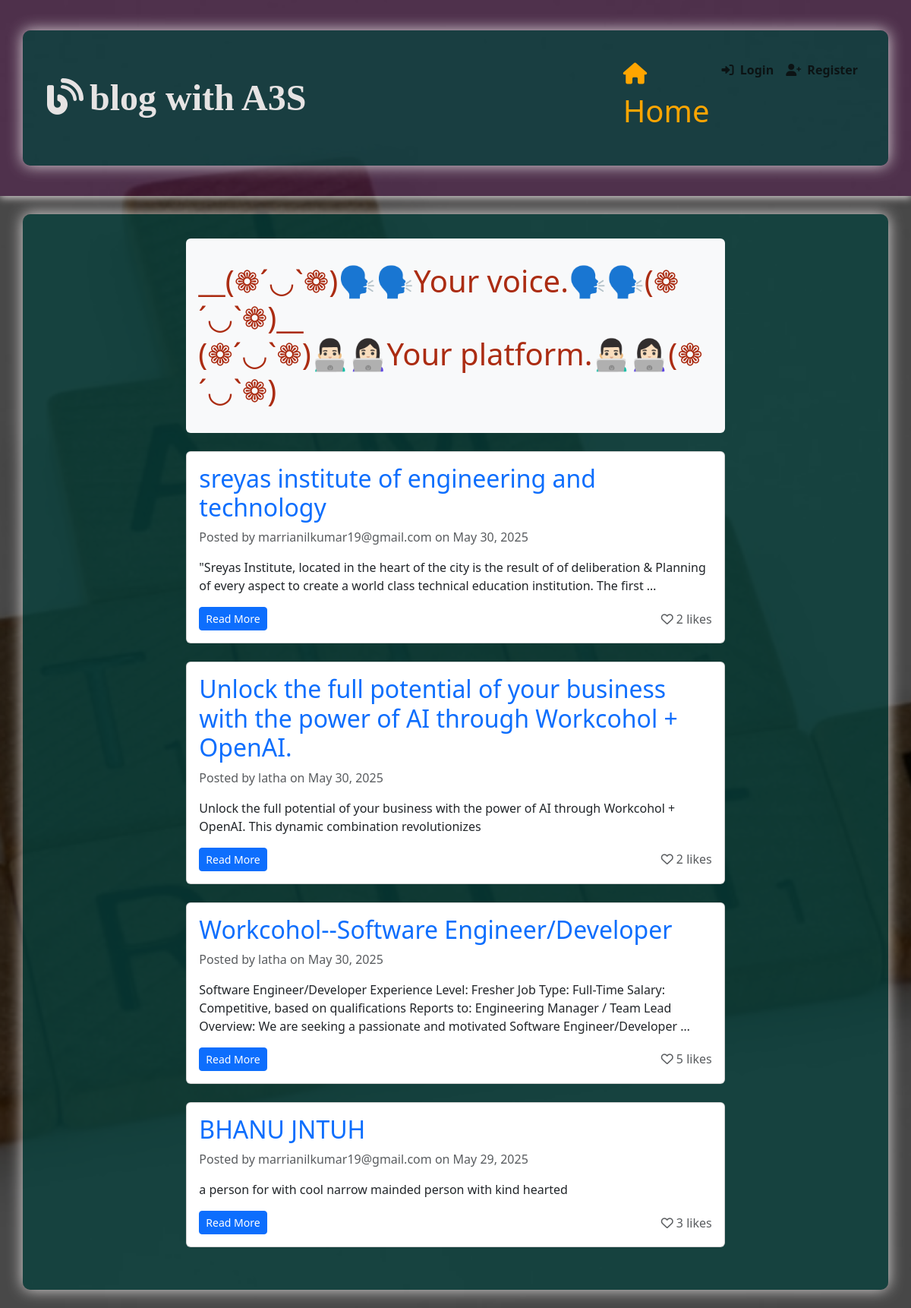
/home/, run on the app's committed database.
### blog/models.py (models this page shows, shortened)
class Post(models.Model):
    title = models.CharField(max_length=100)
    content = models.TextField()
    date_posted = models.DateTimeField(default=timezone.now)
    author = models.ForeignKey(User, on_delete=models.CASCADE)
    likes = models.ManyToManyField(User, related_name='blog_posts')
    image = models.ImageField(upload_to='post_images/', null=True, blank=True)
    video = models.FileField(upload_to='post_videos/', null=True, blank=True)
    def total_likes(self):
        return self.likes.count()

### blog/views.py (the view)
# urls.py: path('home/', views.home, name='home'),
def home(request):
    posts = Post.objects.all().order_by('-date_posted')
    return render(request, 'blog/home.html', {'posts': posts})

### blog/templates/blog/home.html (shortened to what this page needs)
{% extends "blog/base.html" %}
{% block content %}
<div class="row">
    <div class="col-md-8 mx-auto">
        <div class="quote-box animate__animated animate__fadeInLeft mb-4 p-3 bg-light rounded">
            <blockquote class="blockquote">
                <p><h1>__(❁´◡`❁)🗣️🗣️Your voice.🗣️🗣️(❁´◡`❁)__ <br>(❁´◡`❁)👨🏻‍💻👩🏻‍💻Your platform.👨🏻‍💻👩🏻‍💻(❁´◡`❁)</h1></p>
            </blockquote>
        </div>
        {% for post in posts %}
        <div class="card mb-4 animate__animated animate__fadeInUp">
            <div class="card-body">
                <h2 class="card-title"><a href="{% url 'post-detail' post.pk %}" class="text-decoration-none">{{ post.title }}</a></h2>
                <p class="card-text text-muted">Posted by {{ post.author }} on {{ post.date_posted|date:"F d, Y" }}</p>
                <p class="card-text">{{ post.content|truncatewords:30 }}</p>
                <div class="d-flex justify-content-between align-items-center">
                    <a href="{% url 'post-detail' post.pk %}" class="btn btn-primary btn-sm">Read More</a>
                    <span class="text-muted">
                        <i class="far fa-heart"></i> {{ post.total_likes }} likes
                    </span>
                </div>
            </div>
        </div>
        {% endfor %}
    </div>
</div>
{% endblock %}

### blog/templates/blog/base.html (shortened to what this page needs)
<!DOCTYPE html>
<html lang="en">
<head>
    <link href="https://cdn.jsdelivr.net/npm/bootstrap@5.3.0/dist/css/bootstrap.min.css" rel="stylesheet">
    <link rel="stylesheet" href="https://cdnjs.cloudflare.com/ajax/libs/animate.css/4.1.1/animate.min.css"/>
    <link rel="stylesheet" href="https://cdnjs.cloudflare.com/ajax/libs/font-awesome/6.0.0/css/all.min.css">
    <link rel="stylesheet" href="/static/css/style.css">
</head>
<body>
    <nav class="navbar navbar-expand-lg navbar-dark">
        <div class="container">
            <a class="navbar-brand fw-bold" href="{% url 'home' %}">
                <i class="fas fa-blog me-2"></i>blog with A3S
            </a>
            <div class="navbar-nav ms-auto">
                <a class="nav-link" href="{% url 'home' %}"><h3 style="color: orange;"><i class="fas fa-home me-1"></i></h3><h1 style="color: orange;"> Home</h1></a>
                {% if user.is_authenticated %}
                    <a class="nav-link" href="{% url 'post-create' %}"><h3 style="color: white;"><i class="fas fa-plus me-1"></i></h3><h1 style="color:white;"> New Post</h1></a>
                    <a class="nav-link" href="{% url 'logout' %}"><h3 style="color: greenyellow;"><i class="fas fa-sign-out-alt me-1"></i></h3><h1 style="color: greenyellow;"> Logout</h1></a>
                {% else %}
                    <a class="nav-link" href="{% url 'login' %}"><i class="fas fa-sign-in-alt me-1"></i> Login</a>
                    <a class="nav-link" href="{% url 'register' %}"><i class="fas fa-user-plus me-1"></i> Register</a>
                {% endif %}
            </div>
        </div>
    </nav>
    <div class="container my-4">
        {% block content %}{% endblock %}
    </div>
</body>
</html>

### blog/static/css/style.css (style rules this page uses)
body { background: linear-gradient(rgba(0, 0, 0, 0.7), rgba(0, 0, 0, 0.7)), url('/static/images/bg.jpg') no-repeat center center fixed; background-size: cover; font-family: 'Segoe UI', Tahoma, Geneva, Verdana, sans-serif; min-height: 100vh; margin: 0; padding: 0; color: #ab2c12; }
.navbar { background-color: rgba(87, 25, 81, 0.482) !important; box-shadow: 0 2px 10px rgba(231, 226, 226, 0.95); animation: fadeInDown 1s ease-out; }
.container { background-color: rgba(8, 66, 62, 0.767); border-radius: 10px; padding: 2rem; margin-top: 2rem; margin-bottom: 2rem; box-shadow: 0 0 20px rgba(245, 241, 241, 0.879); animation: fadeIn 1.5s ease-out; }
.btn-primary { animation: pulse 2s infinite; }
.card { transition: all 0.5s cubic-bezier(0.25, 0.8, 0.25, 1); animation: fadeInUp 0.5s ease-out; }
.navbar-brand { font-size: 3rem; font-weight: 700; font-family:Papyrus, fantasy; color: rgba(243, 237, 237, 0.945) !important; }
.nav-link { color: rgba(10, 10, 10, 0.8) !important; font-weight: 700; transition: all 0.3s ease; }

### data on the page
Post: title "sreyas institute of engineering and technology", author "marrianilkumar19@gmail.com", date_posted "May 30, 2025", content "\"Sreyas Institute, located in the heart of the city is the result of of deliberation & Planning of every aspect to create a world class technical education institution. The first …", total_likes "2"
Post: title "Unlock the full potential of your business with the power of AI through Workcohol + OpenAI.", author "latha", date_posted "May 30, 2025", content "Unlock the full potential of your business with the power of AI through Workcohol + OpenAI. This dynamic combination revolutionizes", total_likes "2"
Post: title "Workcohol--Software Engineer/Developer", author "latha", date_posted "May 30, 2025", content "Software Engineer/Developer Experience Level: Fresher Job Type: Full-Time Salary: Competitive, based on qualifications Reports to: Engineering Manager / Team Lead Overview: We are seeking a passionate and motivated Software Engineer/Developer …", total_likes "5"
Post: title "BHANU JNTUH", author "marrianilkumar19@gmail.com", date_posted "May 29, 2025", content "a person for with cool narrow mainded person with kind hearted", total_likes "3"
